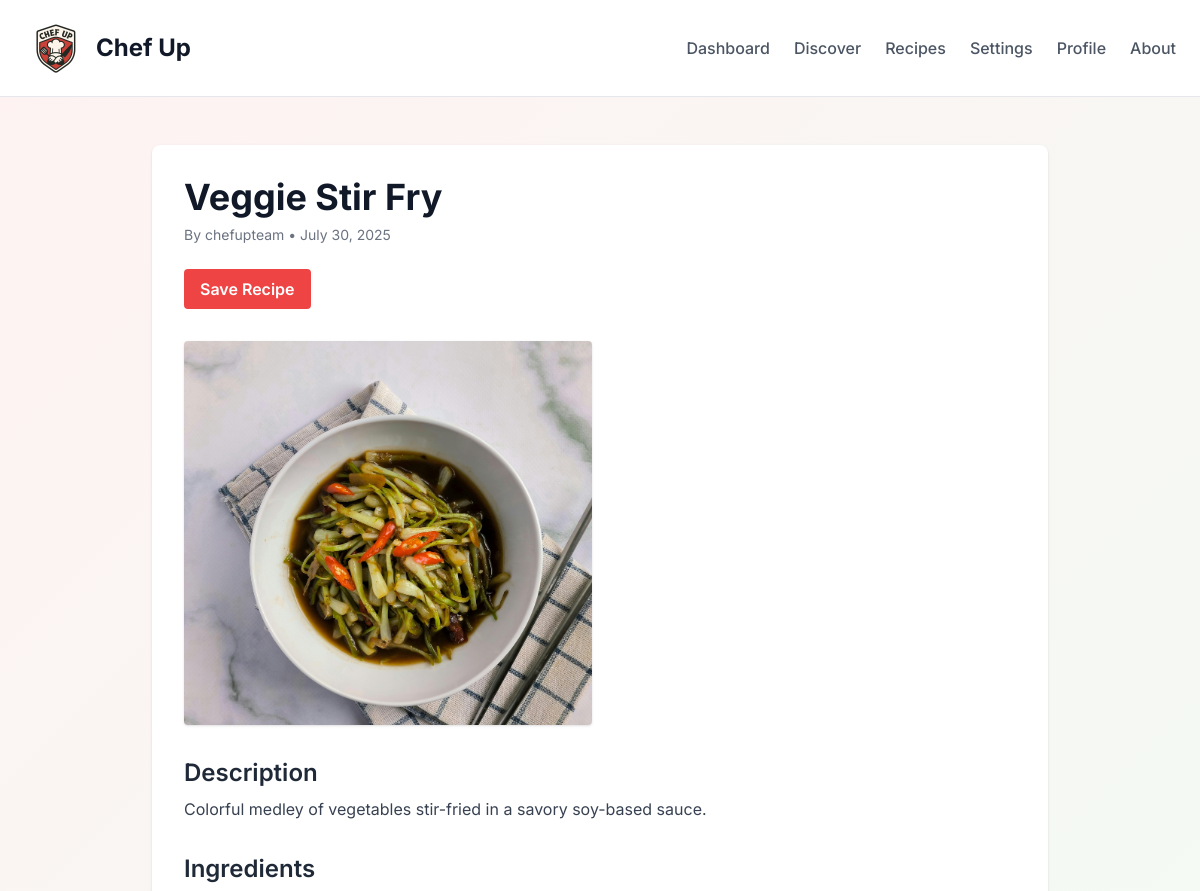
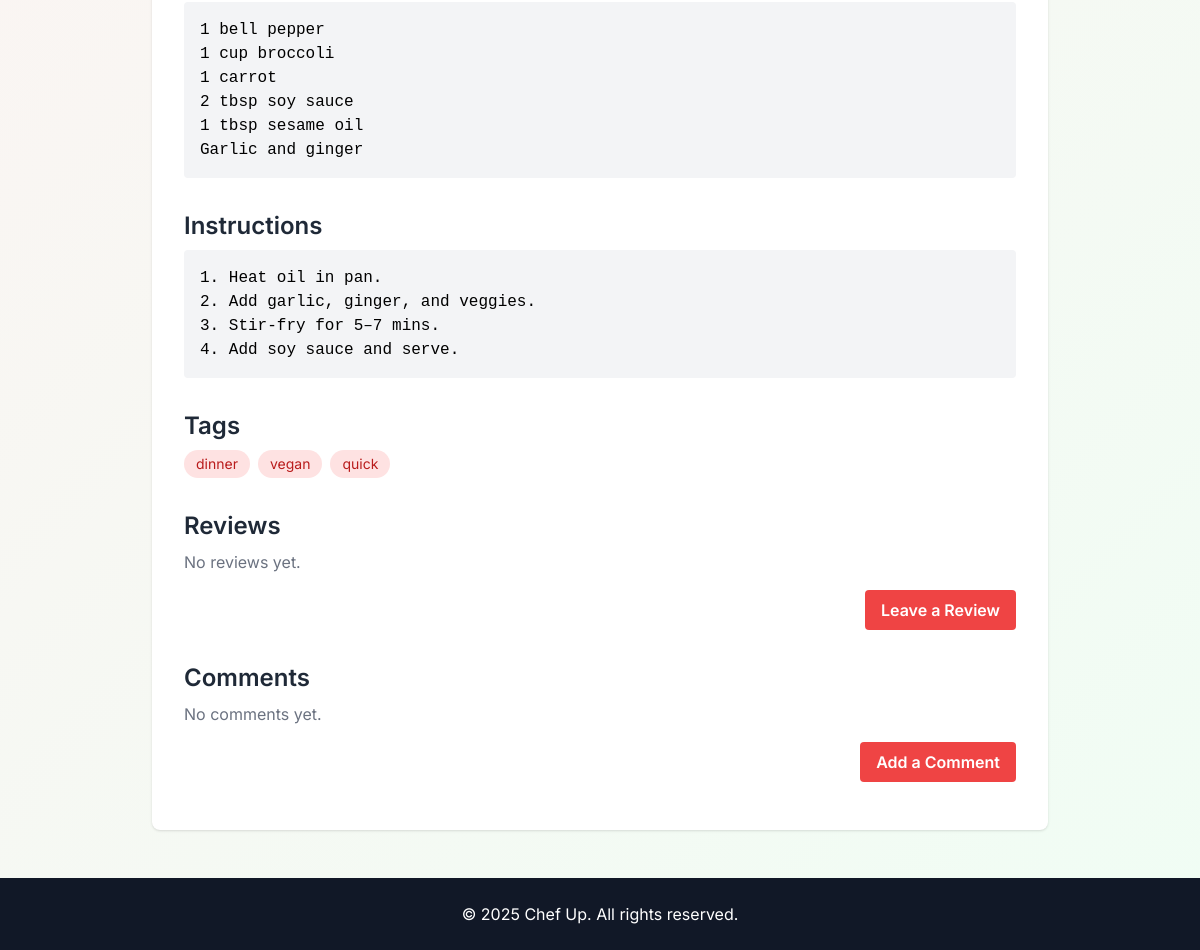
Screenshot of /recipe/17/ (signed in) with the database file from the repository (2 pictures, top to bottom).
### application/models.py (models this page shows)
class Recipe(models.Model):
    title = models.CharField(max_length=255)
    description = models.TextField()
    ingredients = models.TextField()
    instructions = models.TextField()
    created_at = models.DateTimeField(auto_now_add=True)
    updated_at = models.DateTimeField(auto_now=True)
    author = models.ForeignKey(User, on_delete=models.CASCADE, related_name='recipes')
    is_public = models.BooleanField(default=True)

class RecipeImage(models.Model):
    recipe = models.ForeignKey(Recipe, on_delete=models.CASCADE, related_name='images')
    image = models.ImageField(upload_to='recipe_images/')
    uploaded_at = models.DateTimeField(auto_now_add=True)

class RecipeTag(models.Model):
    recipe = models.ForeignKey(Recipe, on_delete=models.CASCADE)
    tag = models.ForeignKey(Tag, on_delete=models.CASCADE)

class Tag(models.Model):
    name = models.CharField(max_length=50, unique=True)

### application/views.py (the view)
# urls.py: path('recipe/<int:recipe_id>/', views.recipe_detail, name='recipe_detail')
@login_required
def recipe_detail(request, recipe_id):
    recipe = get_object_or_404(
        Recipe.objects.select_related('author').prefetch_related('images', 'reviews', 'comments', 'recipetag_set__tag'),
        id=recipe_id
    )
    if not recipe.is_public and recipe.author != request.user:
        return redirect('discover')
    return render(request, 'recipe.html', {'recipe': recipe})

### application/templates/recipe.html (shortened to what this page needs)
{% load static %}
<!DOCTYPE html>
<html lang="en">
<head>
  <script src="https://cdn.tailwindcss.com"></script>
</head>
<body class="min-h-screen flex flex-col hero-gradient">
  <nav class="bg-white border-b border-gray-200 px-6 py-4">
    <div class="max-w-7xl mx-auto flex justify-between items-center">
      <div class="flex items-center space-x-2">
        <div class="w-16 h-16">
          <img src="{% static 'images/logo.png' %}" alt="Chef Up Logo" class="w-full h-full object-contain" />
        </div>
        <h1 class="text-2xl font-bold text-gray-900">
          <a href="{% url 'index' %}">Chef Up</a>
        </h1>
      </div>
      {% if user.is_authenticated %}
      <div class="flex space-x-6 text-gray-600">
        <a href="{% url 'dashboard' %}" class="hover:text-red-500 font-medium">Dashboard</a>
        <a href="{% url 'discover' %}" class="hover:text-red-500 font-medium">Discover</a>
        <a href="{% url 'post' %}" class="hover:text-red-500 font-medium">Recipes</a>
        <a href="{% url 'settings' %}" class="hover:text-red-500 font-medium">Settings</a>
        <a href="{% url 'profile' user.username %}" class="hover:text-red-500 font-medium">Profile</a>
        <a href="{% url 'about' %}" class="hover:text-red-500 font-medium">About</a>
      </div>
      {% endif %}
    </div>
  </nav>
  <main class="flex-grow px-6 py-12">
    <div class="max-w-4xl mx-auto bg-white shadow rounded-lg p-8">
      <h1 class="text-4xl font-bold text-gray-900 mb-2">{{ recipe.title }}</h1>
      <p class="text-sm text-gray-500 mb-6">
        By {{ recipe.author.username }} • {{ recipe.created_at|date:"F j, Y" }}
      </p>
      <div class="mb-8">
        <button
          class="px-4 py-2 bg-red-500 text-white font-semibold rounded hover:bg-red-600 transition"
          title="Save feature coming soon!">
          Save Recipe
        </button>
      </div>
      {% if recipe.images.exists %}
        <div class="grid grid-cols-1 md:grid-cols-2 gap-4 mb-8">
          {% for image in recipe.images.all %}
            <img
              src="{{ image.image.url }}"
              alt="{{ recipe.title }}"
              class="rounded shadow object-cover w-full max-h-96 mx-auto"
            />          {% endfor %}
        </div>
      {% endif %}
      <section class="mb-8">
        <h2 class="text-2xl font-semibold text-gray-800 mb-2">Description</h2>
        <p class="text-gray-700">{{ recipe.description }}</p>
      </section>
      <section class="mb-8">
        <h2 class="text-2xl font-semibold text-gray-800 mb-2">Ingredients</h2>
        <pre class="bg-gray-100 p-4 rounded whitespace-pre-wrap">{{ recipe.ingredients }}</pre>
      </section>
      <section class="mb-8">
        <h2 class="text-2xl font-semibold text-gray-800 mb-2">Instructions</h2>
        <pre class="bg-gray-100 p-4 rounded whitespace-pre-wrap">{{ recipe.instructions }}</pre>
      </section>
      {% if recipe.recipetag_set.exists %}
        <section class="mb-8">
          <h2 class="text-2xl font-semibold text-gray-800 mb-2">Tags</h2>
          <div class="flex flex-wrap gap-2">
            {% for recipe_tag in recipe.recipetag_set.all %}
              <span class="bg-red-100 text-red-700 px-3 py-1 rounded-full text-sm">{{ recipe_tag.tag.name }}</span>
            {% endfor %}
          </div>
        </section>
      {% endif %}
      <section class="mb-8">
        <h2 class="text-2xl font-semibold text-gray-800 mb-2">Reviews</h2>
        {% for review in recipe.reviews.all %}
          <div class="bg-gray-50 border border-gray-200 rounded p-4 mb-4">
            <div class="flex justify-between mb-1">
              <span class="font-semibold">{{ review.user.username }}</span>
              <span class="text-yellow-500">{{ review.rating }}★</span>
            </div>
            <p class="text-gray-600 text-sm">{{ review.created_at|date:"F j, Y" }}</p>
            <p class="mt-1">{{ review.comment }}</p>
          </div>
        {% empty %}
          <p class="text-gray-500">No reviews yet.</p>
        {% endfor %}
        {% if user.is_authenticated %}
        <div class="mt-4 text-right">
          <button
            class="px-4 py-2 bg-red-500 text-white font-semibold rounded hover:bg-red-600 transition"
            title="Review feature coming soon!">
            Leave a Review
          </button>
        </div>
        {% endif %}
      </section>
      <section class="mb-4">
        <h2 class="text-2xl font-semibold text-gray-800 mb-2">Comments</h2>
        {% for comment in recipe.comments.all %}
          <div class="bg-white border border-gray-200 rounded p-4 mb-4">
            <p class="font-semibold text-gray-900">{{ comment.user.username }}</p>
            <p class="text-sm text-gray-600">{{ comment.created_at|date:"F j, Y" }}</p>
            <p class="mt-2 text-gray-700">{{ comment.content }}</p>
          </div>
        {% empty %}
          <p class="text-gray-500">No comments yet.</p>
        {% endfor %}
        {% if user.is_authenticated %}
        <div class="mt-4 text-right">
          <button
            class="px-4 py-2 bg-red-500 text-white font-semibold rounded hover:bg-red-600 transition"
            title="Comment feature coming soon!">
            Add a Comment
          </button>
        </div>
        {% endif %}
      </section>
    </div>
  </main>
  <footer class="bg-gray-900 text-white py-6 text-center">
    <p>&copy; 2025 Chef Up. All rights reserved.</p>
  </footer>
</body>
</html>

### application/templates/recipe.html (style rules this page uses)
body { font-family: 'Inter', sans-serif; }
.hero-gradient { background: linear-gradient(135deg, #fef2f2 0%, #f0fdf4 100%); }

### rows the page displays
Recipe: title "Veggie Stir Fry", author.username "chefupteam", created_at "July 30, 2025", description "Colorful medley of vegetables stir-fried in a savory soy-based sauce.", ingredients "1 bell pepper 1 cup broccoli 1 carrot 2 tbsp soy sauce 1 tbsp sesame oil Garlic and ginger", instructions "1. Heat oil in pan. 2. Add garlic, ginger, and veggies. 3. Stir-fry for 5–7 mins. 4. Add soy sauce and serve."
RecipeImage: image (picture)
RecipeTag: tag.name "dinner"
RecipeTag: tag.name "vegan"
RecipeTag: tag.name "quick"
